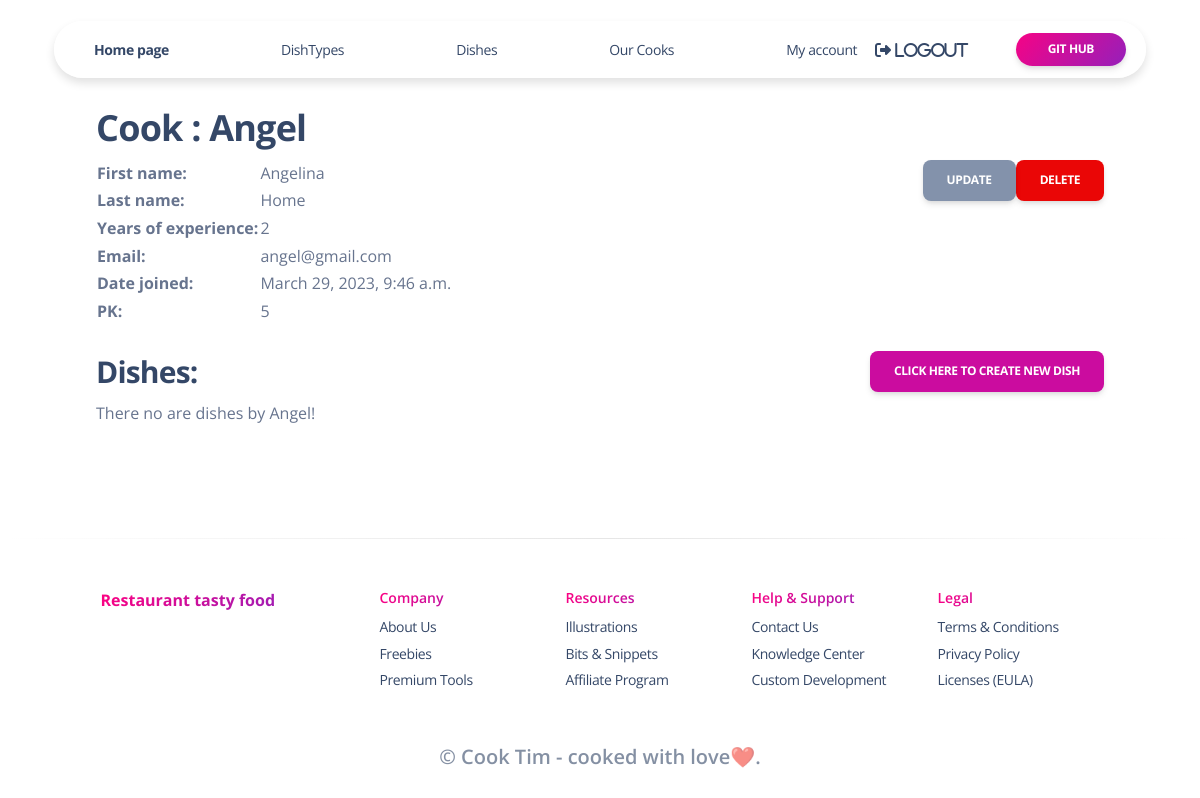
Page /cooks/5/ (signed in) on the earlier database version.
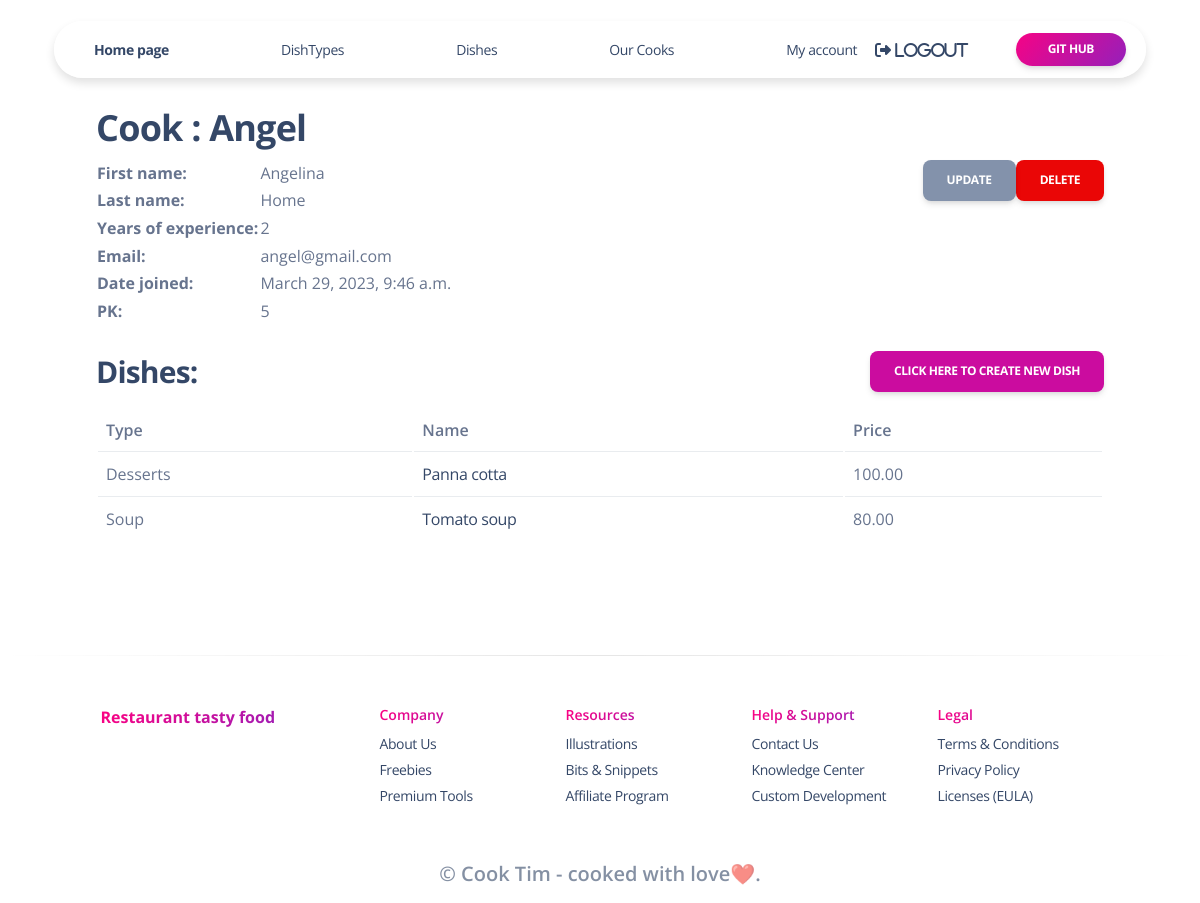
Same page on the later database version.
### kitchen/models.py (models this page shows, shortened)
class Cook(AbstractUser):
    years_of_experience = models.PositiveIntegerField(default=0)
    class Meta:
        verbose_name = "cook"
        verbose_name_plural = "cooks"
        ordering = ["username"]

class Dish(models.Model):
    name = models.CharField(max_length=63)
    description = models.TextField(max_length=255)
    price = models.DecimalField(max_digits=5, decimal_places=2)
    dish_type = models.ForeignKey(DishType, on_delete=models.CASCADE, related_name="dishes")
    cooks = models.ManyToManyField(settings.AUTH_USER_MODEL, related_name="dishes")
    class Meta:
        ordering = ["name"]

class DishType(models.Model):
    name = models.CharField(max_length=63, unique=True)
    class Meta:
        ordering = ["name"]

### kitchen/views.py (the view)
class CookDetailView(LoginRequiredMixin, generic.DetailView):
    model = Cook
    queryset = Cook.objects.prefetch_related("dishes")

### templates/kitchen/cook_detail.html
{% extends "base.html" %}
{% block content %}
  <h2>Cook : {{ cook.username }}</h2>
  <a style="float: right"
     href="{% url 'kitchen:cook-delete' pk=cook.id %}"
       class="btn btn-danger link-to-page">
      Delete
    </a>
  <a style="float: right"
     href="{% url 'kitchen:cook-update' pk=cook.id %}"
     class="btn btn-secondary link-to-page">
      Update
  </a>
   <table>
    <tr>
      <td><strong>First name:</strong></td>
      <td>{{ cook.first_name }}</td>
    </tr>
    <tr>
      <td><strong>Last name:</strong></td>
      <td>{{ cook.last_name }}</td>
    </tr>
    <tr>
      <td><strong>Years of experience:</strong></td>
      <td>{{ cook.years_of_experience }}</td>
    </tr>
    <tr>
      <td><strong>Email:</strong></td>
      <td>{{ cook.email }}</td>
    </tr>
    <tr>
      <td><strong>Date joined:</strong></td>
      <td>{{ cook.date_joined }}</td>
    </tr>
    <tr>
      <td><strong>PK:</strong></td>
      <td>{{ cook.pk }}</td>
    </tr>
  </table>
  <div class="ml-3">
    <br>
    <h3>
      Dishes:
    <a style="float: right"
       href="{% url 'kitchen:dish-create' %}"
       class="btn btn-primary">Click here to create new dish
    </a>
    </h3>
    {% if cook.dishes.all %}
    <table class="table">
      <tr>
        <th>Type</th>
        <th>Name</th>
        <th>Price</th>
      </tr>
      {% for dish in cook.dishes.all %}
        <tr>
          <td>{{ dish.dish_type.name }}</td>
          <td><a href={% url 'kitchen:dish-detail' pk=dish.id %}>{{ dish.name }}</a></td>
          <td>{{ dish.price }}</td>
        </tr>
      {% endfor %}
    </table>
  {% else %}
    <p>There no are dishes by {{ cook.username }}!</p>
  {% endif %}
  </div>
{% endblock %}

Differences in the rows shown:
shown differently, row unchanged: Cook "Angel": username "Angel" → (not shown)
added Dish: dish_type.name "Desserts", name "Panna cotta", price "100.00"
added Dish: dish_type.name "Soup", name "Tomato soup", price "80.00"
Other differences:
text no longer shown: "There no are dishes by !"
text now shown: "Type Name Price"
